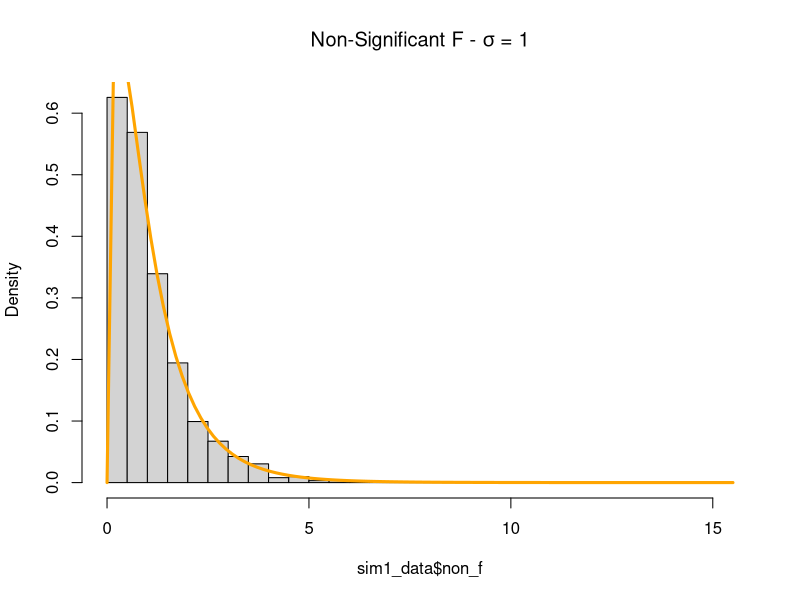
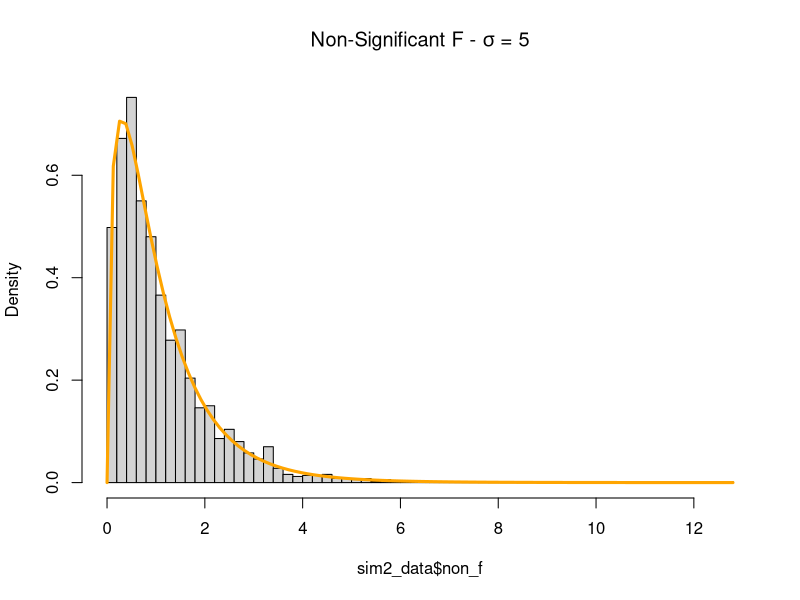
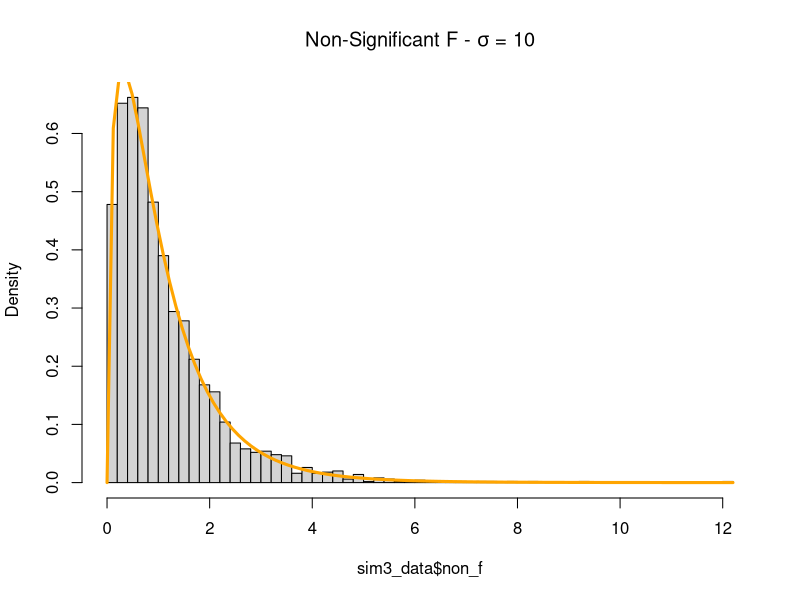
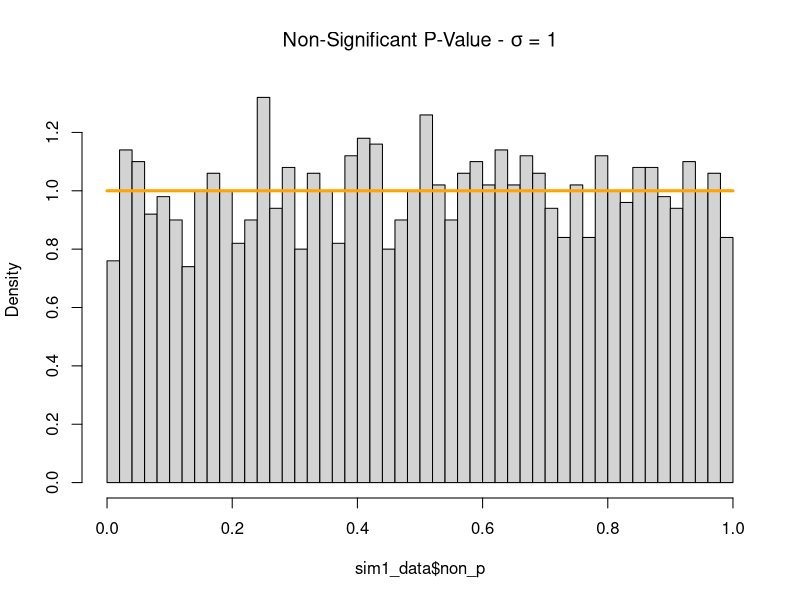
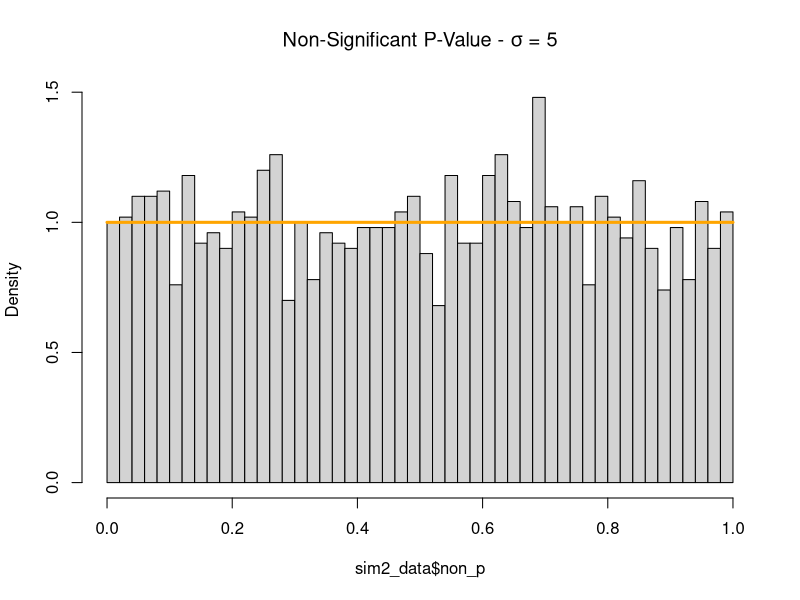
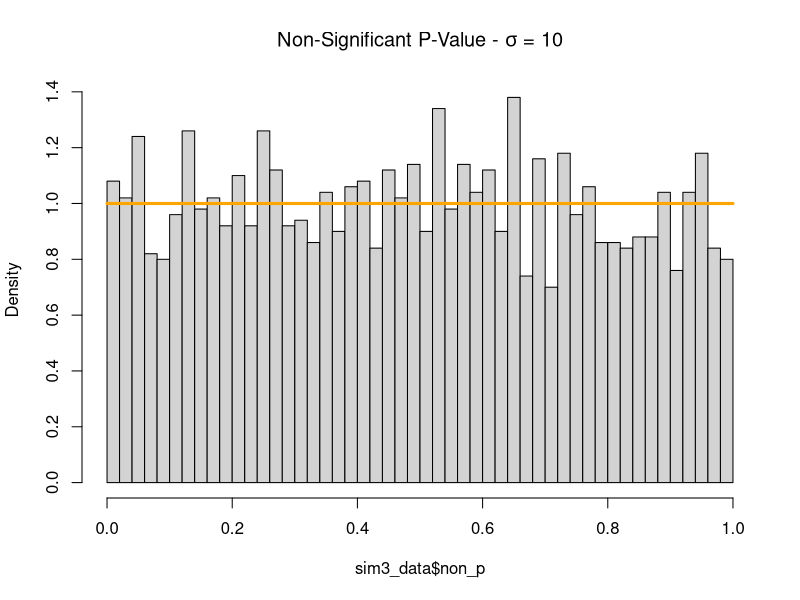
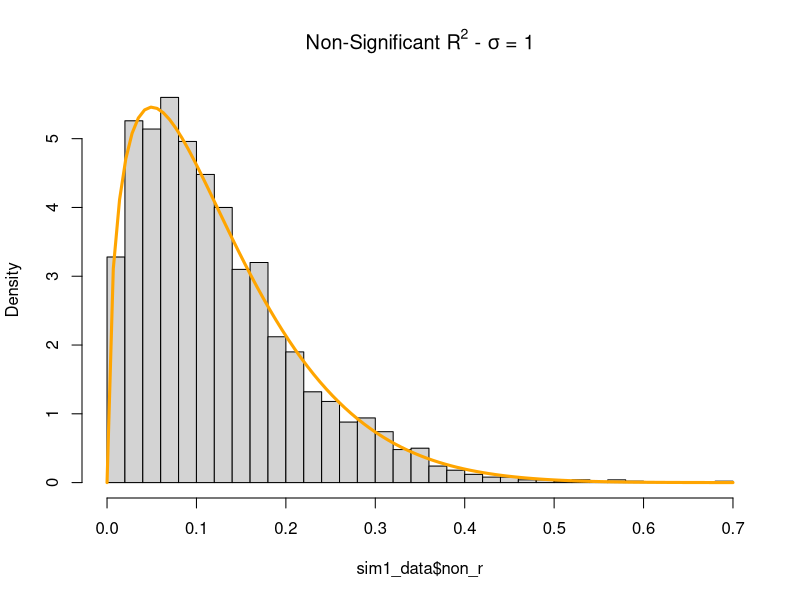
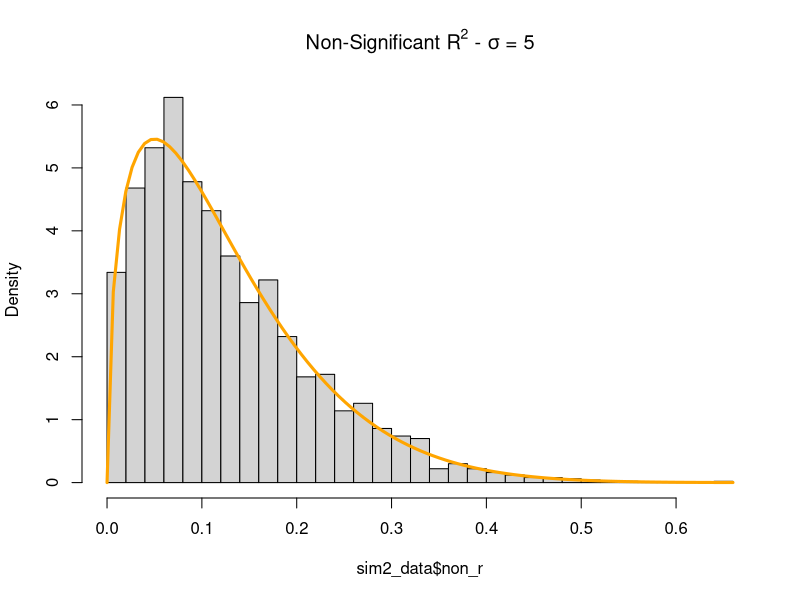

These charts were generated, in order, by the following R code: (Note: a time limit stopped this script after it produced the figures.)
## ---- chunk 1
birthday = 19890927
set.seed(birthday)
library(readr)
study_1_data = read_csv("study_1.csv")
n = 25
p = 3 + 1
x0 = rep(1, n)
x1 = study_1_data$x1
x2 = study_1_data$x2
x3 = study_1_data$x3

# Significant Model beta values
sig_beta_0 = 3
sig_beta_1 = 1
sig_beta_2 = 1
sig_beta_3 = 1
# Non-Significant Model beta values
non_beta_0 = 3
non_beta_1 = 0
non_beta_2 = 0
non_beta_3 = 0

sigma = c(1, 5, 10)
simulations = 2500
## ---- chunk 2
sim1_data = data.frame(sig_f = rep(0, simulations), sig_p = rep(0, simulations), sig_r = rep(0, simulations),
                       non_f = rep(0, simulations), non_p = rep(0, simulations), non_r = rep(0, simulations))
for (iter in 1:simulations) {
  eps = rnorm(n, mean = 0, sd = sigma[1])
  study_1_data$y = sig_beta_0 + sig_beta_1 * x1 + sig_beta_2 * x2 + sig_beta_3 * x3 + eps
  sig_model = lm(y ~ ., data = study_1_data)
  sim1_data$sig_f[iter] = summary(sig_model)$fstatistic[[1]]
  sim1_data$sig_p[iter] = pf(summary(sig_model)$fstatistic[[1]], df1 = p - 1, df2 = n - p, lower.tail = FALSE)
  sim1_data$sig_r[iter] = summary(sig_model)$r.squared
  
  study_1_data$y = non_beta_0 + non_beta_1 * x1 + non_beta_2 * x2 + non_beta_3 * x3 + eps
  non_model = lm(y ~ ., data = study_1_data)
  sim1_data$non_f[iter] = summary(non_model)$fstatistic[[1]]
  sim1_data$non_p[iter] = pf(summary(non_model)$fstatistic[[1]], df1 = p - 1, df2 = n - p, lower.tail = FALSE)
  sim1_data$non_r[iter] = summary(non_model)$r.squared
}
## ---- chunk 3
sim2_data = data.frame(sig_f = rep(0, simulations), sig_p = rep(0, simulations), sig_r = rep(0, simulations),
                       non_f = rep(0, simulations), non_p = rep(0, simulations), non_r = rep(0, simulations))
for (iter in 1:simulations) {
  eps = rnorm(n, mean = 0, sd = sigma[2])
  study_1_data$y = sig_beta_0 + sig_beta_1 * x1 + sig_beta_2 * x2 + sig_beta_3 * x3 + eps
  sig_model = lm(y ~ ., data = study_1_data)
  sim2_data$sig_f[iter] = summary(sig_model)$fstatistic[[1]]
  sim2_data$sig_p[iter] = pf(summary(sig_model)$fstatistic[[1]], df1 = p - 1, df2 = n - p, lower.tail = FALSE)
  sim2_data$sig_r[iter] = summary(sig_model)$r.squared
  
  study_1_data$y = non_beta_0 + non_beta_1 * x1 + non_beta_2 * x2 + non_beta_3 * x3 + eps
  non_model = lm(y ~ ., data = study_1_data)
  sim2_data$non_f[iter] = summary(non_model)$fstatistic[[1]]
  sim2_data$non_p[iter] = pf(summary(non_model)$fstatistic[[1]], df1 = p - 1, df2 = n - p, lower.tail = FALSE)
  sim2_data$non_r[iter] = summary(non_model)$r.squared
}
## ---- chunk 4
sim3_data = data.frame(sig_f = rep(0, simulations), sig_p = rep(0, simulations), sig_r = rep(0, simulations),
                       non_f = rep(0, simulations), non_p = rep(0, simulations), non_r = rep(0, simulations))
for (iter in 1:simulations) {
  eps = rnorm(n, mean = 0, sd = sigma[3])
  study_1_data$y = sig_beta_0 + sig_beta_1 * x1 + sig_beta_2 * x2 + sig_beta_3 * x3 + eps
  sig_model = lm(y ~ ., data = study_1_data)
  sim3_data$sig_f[iter] = summary(sig_model)$fstatistic[[1]]
  sim3_data$sig_p[iter] = pf(summary(sig_model)$fstatistic[[1]], df1 = p - 1, df2 = n - p, lower.tail = FALSE)
  sim3_data$sig_r[iter] = summary(sig_model)$r.squared
  
  study_1_data$y = non_beta_0 + non_beta_1 * x1 + non_beta_2 * x2 + non_beta_3 * x3 + eps
  non_model = lm(y ~ ., data = study_1_data)
  sim3_data$non_f[iter] = summary(non_model)$fstatistic[[1]]
  sim3_data$non_p[iter] = pf(summary(non_model)$fstatistic[[1]], df1 = p - 1, df2 = n - p, lower.tail = FALSE)
  sim3_data$non_r[iter] = summary(non_model)$r.squared
}
## ---- chunk 5
hist(sim1_data$non_f, main = expression(paste("Non-Significant F - ", sigma, " = 1")), prob = TRUE, breaks = 50)
x = sim1_data$non_f
curve(df(x, df1 = p - 1, df2 = n - p), col = "Orange", add = TRUE, lwd = 3)
## ---- chunk 6
hist(sim2_data$non_f, main = expression(paste("Non-Significant F - ", sigma, " = 5")), prob = TRUE, breaks = 50)
x = sim2_data$non_f
curve(df(x, df1 = p - 1, df2 = n - p), col = "Orange", add = TRUE, lwd = 3)
## ---- chunk 7
hist(sim3_data$non_f, main = expression(paste("Non-Significant F - ", sigma, " = 10")), prob = TRUE, breaks = 50)
x = sim3_data$non_f
curve(df(x, df1 = p - 1, df2 = n - p), col = "Orange", add = TRUE, lwd = 3)
## ---- chunk 8
hist(sim1_data$non_p, main = expression(paste("Non-Significant P-Value - ", sigma, " = 1")), prob = TRUE, breaks = 40)
x = sim1_data$non_p
curve(dunif(x), col='orange', add=TRUE, lwd=3)
## ---- chunk 9
hist(sim2_data$non_p, main = expression(paste("Non-Significant P-Value - ", sigma, " = 5")), prob = TRUE, breaks = 40)
x = sim2_data$non_p
curve(dunif(x), col='orange', add=TRUE, lwd=3)
## ---- chunk 10
hist(sim3_data$non_p, main = expression(paste("Non-Significant P-Value - ", sigma, " = 10")), prob = TRUE, breaks = 40)
x = sim3_data$non_p
curve(dunif(x), col='orange', add=TRUE, lwd=3)
## ---- chunk 11
hist(sim1_data$non_r, main = expression(paste("Non-Significant ", R^2, " - ", sigma, " = 1")), prob = TRUE, breaks = 40)
x = sim1_data$non_r
curve(dbeta(x, (p-1)/2, (n-p)/2), col='orange', add=TRUE, lwd=3)
## ---- chunk 12
hist(sim2_data$non_r, main = expression(paste("Non-Significant ", R^2, " - ", sigma, " = 5")), prob = TRUE, breaks = 40)
x = sim2_data$non_r
curve(dbeta(x, (p-1)/2, (n-p)/2), col='orange', add=TRUE, lwd=3)
## ---- chunk 13
hist(sim2_data$non_r, main = expression(paste("Non-Significant ", R^2, " - ", sigma, " = 10")), prob = TRUE, breaks = 40)
x = sim2_data$non_r
curve(dbeta(x, (p-1)/2, (n-p)/2), col='orange', add=TRUE, lwd=3)
## ---- chunk 14
birthday = 19890927
set.seed(birthday)
library(readr)
study_2_data = read_csv("study_2.csv")
n = nrow(study_2_data)
p = 3 + 1
x0 = rep(1, n)
x1 = study_2_data$x1
x2 = study_2_data$x2
x3 = study_2_data$x3
x4 = study_2_data$x4
x5 = study_2_data$x5
x6 = study_2_data$x6
sigma = c(1, 2, 4)

beta_0 = 0
beta_1 = 5
beta_2 = -4
beta_3 = 1.6
beta_4 = -1.1
beta_5 = 0.7
beta_6 = 0.3

simulations = 1000

calculate_rmse  = function(actual, predicted) {
  return(sqrt(mean((actual - predicted)^2)))
}
## ---- chunk 15
sim1_rmse_train = data.frame(model_1 = rep(0, simulations), model_2 = rep(0, simulations), model_3 = rep(0, simulations),
                             model_4 = rep(0, simulations), model_5 = rep(0, simulations), model_6 = rep(0, simulations),
                             model_7 = rep(0, simulations), model_8 = rep(0, simulations), model_9 = rep(0, simulations))
sim1_rmse_test = data.frame(model_1 = rep(0, simulations), model_2 = rep(0, simulations), model_3 = rep(0, simulations),
                            model_4 = rep(0, simulations), model_5 = rep(0, simulations), model_6 = rep(0, simulations),
                            model_7 = rep(0, simulations), model_8 = rep(0, simulations), model_9 = rep(0, simulations))
for (iter in 1:simulations) {
  eps = rnorm(n, mean = 0, sd = sigma[1])
  study_2_data$y = beta_0 + beta_1 * x1 +  beta_2 * x2 + beta_3 * x3 + beta_4 * x4 + beta_5 * x5 + beta_6 * x6 + eps
  
  train_index = sample(n / 2)
  train_data = study_2_data[train_index,]
  test_data = study_2_data[-train_index,]
  
  model_1 = lm(y ~ x1, data = train_data)
  model_2 = lm(y ~ x1 + x2, data = train_data)
  model_3 = lm(y ~ x1 + x2 + x3, data = train_data)
  model_4 = lm(y ~ x1 + x2 + x3 + x4, data = train_data)
  model_5 = lm(y ~ x1 + x2 + x3 + x4 + x5, data = train_data)
  model_6 = lm(y ~ x1 + x2 + x3 + x4 + x5 + x6, data = train_data)
  model_7 = lm(y ~ x1 + x2 + x3 + x4 + x5 + x6 + x7, data = train_data)
  model_8 = lm(y ~ x1 + x2 + x3 + x4 + x5 + x6 + x7 + x8, data = train_data)
  model_9 = lm(y ~ x1 + x2 + x3 + x4 + x5 + x6 + x7 + x8 + x9, data = train_data)
  
  sim1_rmse_train$model_1[iter] = calculate_rmse(train_data$y, predict(model_1, train_data))
  sim1_rmse_train$model_2[iter] = calculate_rmse(train_data$y, predict(model_2, train_data))
  sim1_rmse_train$model_3[iter] = calculate_rmse(train_data$y, predict(model_3, train_data))
  sim1_rmse_train$model_4[iter] = calculate_rmse(train_data$y, predict(model_4, train_data))
  sim1_rmse_train$model_5[iter] = calculate_rmse(train_data$y, predict(model_5, train_data))
  sim1_rmse_train$model_6[iter] = calculate_rmse(train_data$y, predict(model_6, train_data))
  sim1_rmse_train$model_7[iter] = calculate_rmse(train_data$y, predict(model_7, train_data))
  sim1_rmse_train$model_8[iter] = calculate_rmse(train_data$y, predict(model_8, train_data))
  sim1_rmse_train$model_9[iter] = calculate_rmse(train_data$y, predict(model_9, train_data))
  
  sim1_rmse_test$model_1[iter] = calculate_rmse(test_data$y, predict(model_1, test_data))
  sim1_rmse_test$model_2[iter] = calculate_rmse(test_data$y, predict(model_2, test_data))
  sim1_rmse_test$model_3[iter] = calculate_rmse(test_data$y, predict(model_3, test_data))
  sim1_rmse_test$model_4[iter] = calculate_rmse(test_data$y, predict(model_4, test_data))
  sim1_rmse_test$model_5[iter] = calculate_rmse(test_data$y, predict(model_5, test_data))
  sim1_rmse_test$model_6[iter] = calculate_rmse(test_data$y, predict(model_6, test_data))
  sim1_rmse_test$model_7[iter] = calculate_rmse(test_data$y, predict(model_7, test_data))
  sim1_rmse_test$model_8[iter] = calculate_rmse(test_data$y, predict(model_8, test_data))
  sim1_rmse_test$model_9[iter] = calculate_rmse(test_data$y, predict(model_9, test_data))
}

## ---- chunk 16
sim2_rmse_train = data.frame(model_1 = rep(0, simulations), model_2 = rep(0, simulations), model_3 = rep(0, simulations),
                             model_4 = rep(0, simulations), model_5 = rep(0, simulations), model_6 = rep(0, simulations),
                             model_7 = rep(0, simulations), model_8 = rep(0, simulations), model_9 = rep(0, simulations))

sim2_rmse_test = data.frame(model_1 = rep(0, simulations), model_2 = rep(0, simulations), model_3 = rep(0, simulations),
                            model_4 = rep(0, simulations), model_5 = rep(0, simulations), model_6 = rep(0, simulations),
                            model_7 = rep(0, simulations), model_8 = rep(0, simulations), model_9 = rep(0, simulations))

for (iter in 1:simulations) {
  eps = rnorm(n, mean = 0, sd = sigma[2])
  study_2_data$y = beta_0 + beta_1 * x1 +  beta_2 * x2 + beta_3 * x3 + beta_4 * x4 + beta_5 * x5 + beta_6 * x6 + eps
  
  train_index = sample(n / 2)
  train_data = study_2_data[train_index,]
  test_data = study_2_data[-train_index,]
  
  model_1 = lm(y ~ x1, data = train_data)
  model_2 = lm(y ~ x1 + x2, data = train_data)
  model_3 = lm(y ~ x1 + x2 + x3, data = train_data)
  model_4 = lm(y ~ x1 + x2 + x3 + x4, data = train_data)
  model_5 = lm(y ~ x1 + x2 + x3 + x4 + x5, data = train_data)
  model_6 = lm(y ~ x1 + x2 + x3 + x4 + x5 + x6, data = train_data)
  model_7 = lm(y ~ x1 + x2 + x3 + x4 + x5 + x6 + x7, data = train_data)
  model_8 = lm(y ~ x1 + x2 + x3 + x4 + x5 + x6 + x7 + x8, data = train_data)
  model_9 = lm(y ~ x1 + x2 + x3 + x4 + x5 + x6 + x7 + x8 + x9, data = train_data)
  
  
  sim2_rmse_train$model_1[iter] = calculate_rmse(train_data$y, predict(model_1, train_data))
  sim2_rmse_train$model_2[iter] = calculate_rmse(train_data$y, predict(model_2, train_data))
  sim2_rmse_train$model_3[iter] = calculate_rmse(train_data$y, predict(model_3, train_data))
  sim2_rmse_train$model_4[iter] = calculate_rmse(train_data$y, predict(model_4, train_data))
  sim2_rmse_train$model_5[iter] = calculate_rmse(train_data$y, predict(model_5, train_data))
  sim2_rmse_train$model_6[iter] = calculate_rmse(train_data$y, predict(model_6, train_data))
  sim2_rmse_train$model_7[iter] = calculate_rmse(train_data$y, predict(model_7, train_data))
  sim2_rmse_train$model_8[iter] = calculate_rmse(train_data$y, predict(model_8, train_data))
  sim2_rmse_train$model_9[iter] = calculate_rmse(train_data$y, predict(model_9, train_data))
  
  sim2_rmse_test$model_1[iter] = calculate_rmse(test_data$y, predict(model_1, test_data))
  sim2_rmse_test$model_2[iter] = calculate_rmse(test_data$y, predict(model_2, test_data))
  sim2_rmse_test$model_3[iter] = calculate_rmse(test_data$y, predict(model_3, test_data))
  sim2_rmse_test$model_4[iter] = calculate_rmse(test_data$y, predict(model_4, test_data))
  sim2_rmse_test$model_5[iter] = calculate_rmse(test_data$y, predict(model_5, test_data))
  sim2_rmse_test$model_6[iter] = calculate_rmse(test_data$y, predict(model_6, test_data))
  sim2_rmse_test$model_7[iter] = calculate_rmse(test_data$y, predict(model_7, test_data))
  sim2_rmse_test$model_8[iter] = calculate_rmse(test_data$y, predict(model_8, test_data))
  sim2_rmse_test$model_9[iter] = calculate_rmse(test_data$y, predict(model_9, test_data))
}

## ---- chunk 17
sim3_rmse_train = data.frame(model_1 = rep(0, simulations), model_2 = rep(0, simulations), model_3 = rep(0, simulations),
                             model_4 = rep(0, simulations), model_5 = rep(0, simulations), model_6 = rep(0, simulations),
                             model_7 = rep(0, simulations), model_8 = rep(0, simulations), model_9 = rep(0, simulations))

sim3_rmse_test = data.frame(model_1 = rep(0, simulations), model_2 = rep(0, simulations), model_3 = rep(0, simulations),
                            model_4 = rep(0, simulations), model_5 = rep(0, simulations), model_6 = rep(0, simulations),
                            model_7 = rep(0, simulations), model_8 = rep(0, simulations), model_9 = rep(0, simulations))

for (iter in 1:simulations) {
  eps = rnorm(n, mean = 0, sd = sigma[3])
  study_2_data$y = beta_0 + beta_1 * x1 +  beta_2 * x2 + beta_3 * x3 + beta_4 * x4 + beta_5 * x5 + beta_6 * x6 + eps
  
  train_index = sample(n / 2)
  train_data = study_2_data[train_index,]
  test_data = study_2_data[-train_index,]
  
  model_1 = lm(y ~ x1, data = train_data)
  model_2 = lm(y ~ x1 + x2, data = train_data)
  model_3 = lm(y ~ x1 + x2 + x3, data = train_data)
  model_4 = lm(y ~ x1 + x2 + x3 + x4, data = train_data)
  model_5 = lm(y ~ x1 + x2 + x3 + x4 + x5, data = train_data)
  model_6 = lm(y ~ x1 + x2 + x3 + x4 + x5 + x6, data = train_data)
  model_7 = lm(y ~ x1 + x2 + x3 + x4 + x5 + x6 + x7, data = train_data)
  model_8 = lm(y ~ x1 + x2 + x3 + x4 + x5 + x6 + x7 + x8, data = train_data)
  model_9 = lm(y ~ x1 + x2 + x3 + x4 + x5 + x6 + x7 + x8 + x9, data = train_data)
  
  
  
  sim3_rmse_train$model_1[iter] = calculate_rmse(train_data$y, predict(model_1, train_data))
  sim3_rmse_train$model_2[iter] = calculate_rmse(train_data$y, predict(model_2, train_data))
  sim3_rmse_train$model_3[iter] = calculate_rmse(train_data$y, predict(model_3, train_data))
  sim3_rmse_train$model_4[iter] = calculate_rmse(train_data$y, predict(model_4, train_data))
  sim3_rmse_train$model_5[iter] = calculate_rmse(train_data$y, predict(model_5, train_data))
  sim3_rmse_train$model_6[iter] = calculate_rmse(train_data$y, predict(model_6, train_data))
  sim3_rmse_train$model_7[iter] = calculate_rmse(train_data$y, predict(model_7, train_data))
  sim3_rmse_train$model_8[iter] = calculate_rmse(train_data$y, predict(model_8, train_data))
  sim3_rmse_train$model_9[iter] = calculate_rmse(train_data$y, predict(model_9, train_data))
  
  sim3_rmse_test$model_1[iter] = calculate_rmse(test_data$y, predict(model_1, test_data))
  sim3_rmse_test$model_2[iter] = calculate_rmse(test_data$y, predict(model_2, test_data))
  sim3_rmse_test$model_3[iter] = calculate_rmse(test_data$y, predict(model_3, test_data))
  sim3_rmse_test$model_4[iter] = calculate_rmse(test_data$y, predict(model_4, test_data))
  sim3_rmse_test$model_5[iter] = calculate_rmse(test_data$y, predict(model_5, test_data))
  sim3_rmse_test$model_6[iter] = calculate_rmse(test_data$y, predict(model_6, test_data))
  sim3_rmse_test$model_7[iter] = calculate_rmse(test_data$y, predict(model_7, test_data))
  sim3_rmse_test$model_8[iter] = calculate_rmse(test_data$y, predict(model_8, test_data))
  sim3_rmse_test$model_9[iter] = calculate_rmse(test_data$y, predict(model_9, test_data))
}
## ---- chunk 18
barplot(table(factor(colnames(sim1_rmse_test)[apply(sim1_rmse_test, 1, function(x) which.min(x))], levels = colnames(sim1_rmse_test))), las = 2)
## ---- chunk 19
barplot(table(factor(colnames(sim2_rmse_test)[apply(sim2_rmse_test, 1, function(x) which.min(x))], levels = colnames(sim2_rmse_test))), las = 2)
## ---- chunk 20
barplot(table(factor(colnames(sim3_rmse_test)[apply(sim3_rmse_test, 1, function(x) which.min(x))], levels = colnames(sim3_rmse_test))), las = 2)
## ---- chunk 21
library(knitr)
mean_data = data.frame(sigma_1_train = apply(sim1_rmse_train, 2, mean), sigma_1_test = apply(sim1_rmse_test, 2, mean), sigma_2_train = apply(sim2_rmse_train, 2, mean), sigma_2_test = apply(sim2_rmse_test, 2, mean), sigam_3_train = apply(sim3_rmse_train, 2, mean), sigam_3_test = apply(sim3_rmse_test, 2, mean))
kable(t(mean_data), col.names=c("Model 1 Mean RMSE", "Model 2 Mean RMSE", "Model 3 Mean RMSE",
                                "Model 4 Mean RMSE", "Model 5 Mean RMSE", "Model 6 Mean RMSE",
                                "Model 7 Mean RMSE", "Model 8 Mean RMSE", "Model 9 Mean RMSE"))
## ---- chunk 22
birthday = 19890927
set.seed(birthday)
beta_0 = 0
beta_1_list = seq(-2, 2, .1)
sigmas = c(1, 2, 4)
samples = c(10, 20, 30)
alpha = 0.05
simulations = 1000
number_iterations = length(sigmas) * length(samples) * length(beta_1_list)
## ---- chunk 23
power_data = data.frame(sigma = rep(0, number_iterations), n = rep(0, number_iterations),
                        beta_1 = rep(0, number_iterations), power = rep(0, number_iterations))
i = 1
for (sigma in sigmas) {
  for (n in samples) {
    x_values = seq(0, 5, length = n)
    for (beta_1 in beta_1_list) {
      rejected = 0
      for (iter in 1:simulations) {
        eps = rnorm(n, 0, sigma)
        y = beta_0 + beta_1 * x_values + eps
        model = lm(y ~ x_values)
        beta_1_p = summary(model)$coefficients[2, 4]
        if (beta_1_p < alpha) {
          rejected = rejected + 1
        }
      }
      power = rejected / simulations
      power_data$sigma[i] = sigma
      power_data$n[i] = n
      power_data$beta_1[i] = beta_1
      power_data$power[i] = power
      i = i + 1
    }
  }
}
## ---- chunk 24
mean_sigmas = rep(0, length(sigmas))
i = 1
for (sigma in sigmas) {
  mean_sigmas[i] = mean(power_data$power[power_data$sigma == sigma])
  i = i + 1
}
## ---- chunk 25
mean_beta_1s = rep(0, length(beta_1_list))
i = 1
for (beta_1 in beta_1_list) {
  mean_beta_1s[i] = mean(power_data$power[power_data$beta_1 == beta_1])
  i = i + 1
}
## ---- chunk 26
mean_n = rep(0, length(samples))
i = 1
for (sample in samples) {
  mean_n[i] = mean(power_data$power[power_data$n == sample])
  i = i + 1
}
